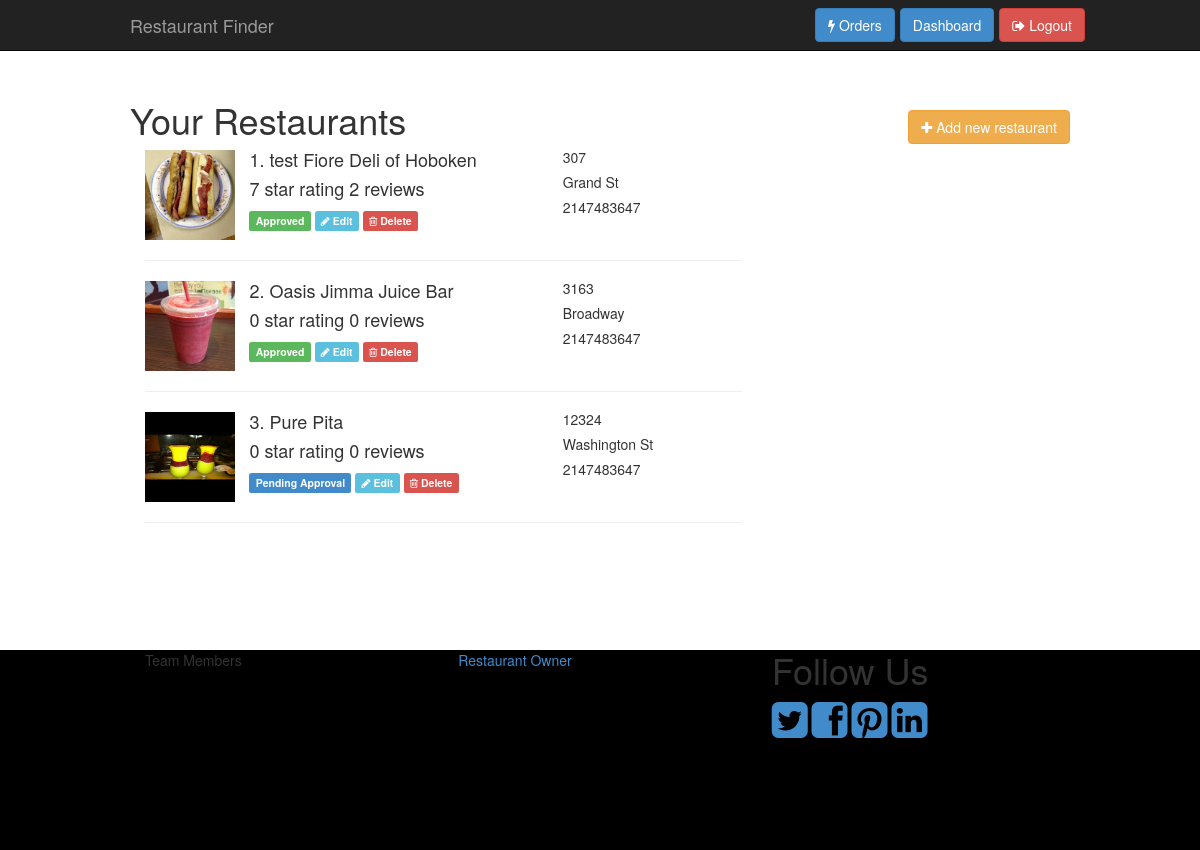
Page /dashboard.php (signed in) on the committed database.
### tables this page shows
CREATE TABLE `restaurant` (
  `id` int(11) NOT NULL,
  `owner_id` int(11) DEFAULT NULL,
  `name` varchar(100) DEFAULT NULL,
  `address1` varchar(45) DEFAULT NULL,
  `address2` varchar(45) DEFAULT NULL,
  `city` varchar(45) DEFAULT NULL,
  `state` varchar(45) DEFAULT NULL,
  `zipcode` int(11) DEFAULT NULL,
  `phone` int(12) DEFAULT NULL,
  `image` varchar(100) DEFAULT NULL,
  `open_time` time DEFAULT NULL,
  `close_time` time DEFAULT NULL,
  `pos_lat` varchar(45) DEFAULT NULL,
  `pos_lon` varchar(45) DEFAULT NULL,
  `rating` int(11) DEFAULT NULL,
  `review_count` int(11) NOT NULL,
  `status` int(11) DEFAULT NULL,
  `created_at` timestamp NULL DEFAULT NULL,
  `updated_at` timestamp NULL DEFAULT NULL,
  `deleted_at` timestamp NULL DEFAULT NULL
);

### model/session.php (called while the page is built, shortened)
<?php
class Session{
	public function session_exist( $session_name ){
		return isset($_SESSION[$session_name]);
	}
	public function get_session_data( $session_name ){
		return $_SESSION[$session_name];
	}
}
?>

### model/restaurant.php (called while the page is built, shortened)
<?php
class Restaurant extends DB
{
	function __construct(){
		$tableName = 'restaurant';
	}
}
?>

### database/settings.php (called while the page is built)
<?php
    $db_connection = array();
    $db_connection['host'] = "localhost";
    $db_connection['username'] = "root";
    $db_connection['password'] = "root";
    $db_connection['database'] = "restaurant_finder";
?>

### database/connection.php (called while the page is built, shortened)
<?php
    require_once 'settings.php';
    class DatabaseConnection
    {
        private $host = "localhost:8888";
        private $username = "root";
        private $password = "";
        private $database = "expense_report";
        private $mysqli;
        public function __construct ()
        {
            global $db_connection;
            $host = $db_connection['host'];
            $username = $db_connection['username'];
            $password = $db_connection['password'];
            $database = $db_connection['database'];
        }
        public function setup ($host, $username, $password, $db)
        {
            $this->host = $host;
            $this->username = $username;
            $this->password = $password;
            $this->database = $db;
        }
        public function connect ()
        {
            try {
                if (!$this->mysqli = new mysqli($this->host, $this->username, $this->password, $this->database))
                    throw new Exception("Cannot Connect to " . $this->host);
            } catch (Exception $e) {
                echo $e->getMessage();
                exit;
            }
        }
        public function send_sql($statement) {
            return $this->mysqli->query($statement);
        }
    }
?>

### database/orm.php (called while the page is built, shortened)
<?php
require_once 'connection.php';
class DB{
    protected $table;
    private $dbConnection;
    public function __construct($table)
    {
        $this->dbConnection = new DatabaseConnection();
        $this->table = $table;
    }
    public function multipleFind($column,$value)
    {
        $findString = "SELECT * FROM `$this->table` WHERE `$column` = '$value' AND `deleted_at` IS NULL;";
        $result = $this->dbConnection->send_sql($findString);
        $data = [];
        while($row = mysqli_fetch_object($result))
          {
            array_push($data,(array) $row);
          }
        return $data;
    }
}
?>

### dashboard.php (the view, shortened to what this page needs)
<?php
require_once 'model/session.php';
require_once 'model/restaurant.php';
$session = new Session();
?>
<!DOCTYPE html>
<html lang="en">
<head>
	<?php include("./include/header.php"); ?>
</head>
<body>
	<?php include("./include/navbar.php"); ?>
	<div class="container" style="margin-top:100px;margin-bottom:50px;min-height: 500px;">
		<? if($session->session_exist('user_type')): ?>
		<? if($session->get_session_data('user_type') == 'restaurant_owner'): ?>
		<h1>Your Restaurants</h1>
		<a href="new_restaurant.php" class="btn btn-warning" style="float:right;margin-top:-40px"><i class="fa fa-plus"></i> Add new restaurant</a>
		<div>
			<div class="col-sm-8">
			<?php
			$restaurant = new Restaurant();
			$data = $restaurant->multipleFind('owner_id',$session->get_session_data('id'));
			foreach ($data as $key => $value) {
				echo '<div class="row" restaurant-id="'.$value['id'].'">
				<div class="col-sm-2">
				<a href="/view-restaurant.php?id='.$value['id'].'"><img src=".'.$value['image'].'" height="90px" width="90px"></a>
				</div>
				<div class="col-sm-6">
				<a href="/view-restaurant.php?id='.$value['id'].'"><h4>'.($key+1).'. '.$value['name'].'</h4></a>
				<h4>'.$value['rating'].' star rating '.$value['review_count'].' reviews</h4>';
				switch((int)$value['status'])
				{
					case 1: echo '<span class="label label-success">Approved</span>';
						break;
					case 3: echo '<span class="label label-primary">Pending Approval</span>';
						break;
				}
				echo ' <a href="/edit-restaurant.php?id='.$value['id'].'" class="label label-info"><i class="fa fa-pencil"></i> Edit</a>';
				echo ' <a href="#" class="label label-danger delete-restaurant" restaurant-id="'.$value['id'].'"><i class="fa fa-trash-o"></i> Delete</a>';
				echo '</div>
				<div class="col-sm-4">
				<h5>'.$value['address1'].'</h5>
				<h5>'.$value['address2'].'</h5>
				<h5>'.$value['phone'].'</h5>
				</div>
				</div>
				<hr>';
			}
			?>
		</div>
		</div>
		<? else: ?>
			<h1>Unauthorized!</h1>
		<? endif; ?>
	<? else: ?>
	<h1>Non-Authenticated</h1>
		<? endif; ?>
	</div>
	<?php include('./include/footer.php') ?>
</body>
</html>

### include/header.php (shortened to what this page needs)
<link href="./assets/css/bootstrap.min.css" rel="stylesheet" >
<link href="./assets/css/font-awesome.min.css" rel="stylesheet" >
<link href="./assets/css/style.css" rel="stylesheet" >

### include/navbar.php (shortened to what this page needs)
<nav class="navbar navbar-inverse navbar-fixed-top">
		<div class="container">
			<div class="navbar-header">
				<a class="navbar-brand" href="/index.php">Restaurant Finder</a>
			</div>
			<div id="navbar" class="navbar-collapse collapse ">
				<ul class="nav navbar-nav  navbar-right">
					<?php
					if(!$session->session_exist('first_name'))
					{
						echo '<li>
						<form class="navbar-form navbar-right" id="login" action="user/login.php" method="POST">
						<div class="form-group">
						<input name="email" type="email" placeholder="Email" class="form-control" required>
						</div>
						<div class="form-group">
						<input name="password" type="password" placeholder="Password" class="form-control" required>
						</div>
						<button type="submit" class="btn btn-success btn-signin"><i class="fa fa-spinner fa-spin" id="signin_spinner" style="display:none"></i> Sign in</button>
						</form>
						</li>
						<li>
						<a class="btn btn-primary btn-custom" data-toggle="modal" data-target=".registration-form">Register</a>
						</li>';
					}
					else
					{
						if($session->get_session_data('user_type') == 'restaurant_owner')
						{
							echo '<li>
							<a class="btn btn-primary btn-custom" href="/owner-track-order.php" ><i class="fa fa-flash"></i> Orders</a>
							</li>';
							echo '<li>
							<a class="btn btn-primary btn-custom" href="/dashboard.php" >Dashboard</a>
							</li>';
						}
						echo '<li>
						<a class="btn btn-danger btn-custom" href="./api/users/logout.php" ><i class="fa fa-sign-out"></i> Logout</a>
						</li>';
					}
					?>
				</ul>
			</div>
		</div>
	</nav>

### include/footer.php (shortened to what this page needs)
<div style="background-color:#000;min-height:200px">
	<div class="container">
		<div class="col-xs-4">Team Members</div>
		<div class="col-xs-4">
			<a href="./restaurant_owner.php">Restaurant Owner</a>
		</div>
		<div class="col-xs-4">
			<h1>Follow Us</h1>
			<a href="#"><i class="fa fa-twitter-square fa-3x"></i></a>
			<a href="#"><i class="fa fa-facebook-square fa-3x"></i></a>
			<a href="#"><i class="fa fa-pinterest-square fa-3x"></i></a>
			<a href="#"><i class="fa fa-linkedin-square fa-3x"></i></a>
		</div>
	</div>
</div>

### assets/css/style.css (style rules this page uses)
h1, .h1, h2, .h2, h3, .h3, h4, .h4, h5, .h5, h6, .h6 { margin-top: 0; font-family: "Helvetica Neue", Helvetica, Arial, sans-serif; font-weight: normal; color: #333; }
@media (min-width: 1200px) { .container { width: 970px; } }
.btn-custom { color: #fff !important; padding: 6px 12px !important; margin-top: 8px; margin-left: 5px; }

### rows in the picture
restaurant: image (picture), name "test Fiore Deli of Hoboken", rating "7", review_count "2", status "Approved", address1 "307", address2 "Grand St", phone "2147483647"
restaurant: image (picture), name "Oasis Jimma Juice Bar", rating "0", review_count "0", status "Approved", address1 "3163", address2 "Broadway", phone "2147483647"
restaurant: image (picture), name "Pure Pita", rating "0", review_count "0", status "Pending Approval", address1 "12324", address2 "Washington St", phone "2147483647"
